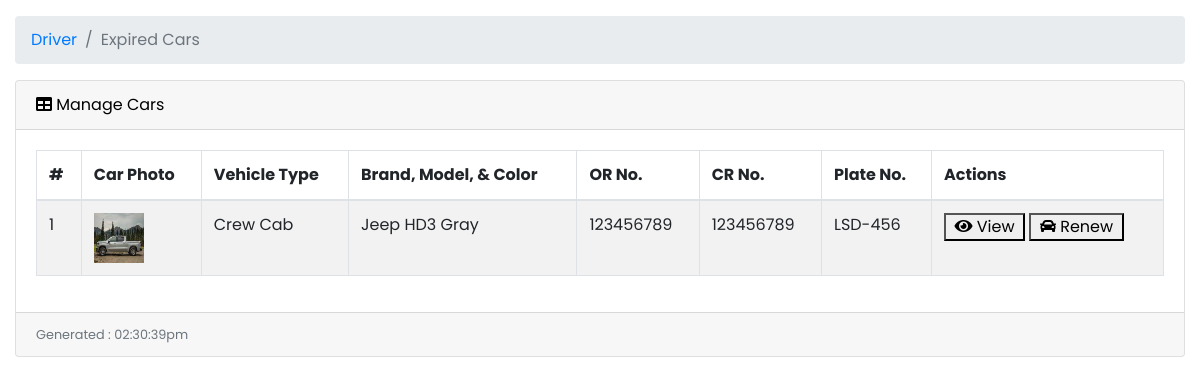
The app's page /user/driverCars.php?list=Expired (signed in) with its own data.
### tables this page shows
CREATE TABLE `car` (
  `car_id` int(11) NOT NULL,
  `user_id` int(11) NOT NULL,
  `car_photo` varchar(255) DEFAULT NULL,
  `brand` varchar(255) NOT NULL,
  `model` varchar(255) NOT NULL,
  `color` varchar(255) NOT NULL,
  `type` varchar(255) NOT NULL,
  `seat_count` int(2) NOT NULL,
  `car_status` varchar(10) NOT NULL,
  `qr_code` varchar(255) DEFAULT NULL,
  `created_at` timestamp NOT NULL DEFAULT current_timestamp(),
  `updated_at` timestamp NOT NULL DEFAULT current_timestamp() ON UPDATE current_timestamp()
);

CREATE TABLE `car_identification` (
  `car_identity_id` int(11) NOT NULL,
  `car_id` int(11) NOT NULL,
  `or_photo` varchar(255) NOT NULL,
  `or_number` varchar(20) NOT NULL,
  `cr_photo` varchar(255) NOT NULL,
  `cr_number` varchar(20) NOT NULL,
  `sales_invoice` varchar(255) DEFAULT NULL,
  `plate_number` varchar(10) NOT NULL,
  `plate_expiration` date NOT NULL,
  `created_at` timestamp NOT NULL DEFAULT current_timestamp(),
  `updated_at` timestamp NOT NULL DEFAULT current_timestamp() ON UPDATE current_timestamp()
);

### user/driverCars.php (the view, shortened to what this page needs)
<?php
include('../db.php');
?>
<!DOCTYPE html>
<html lang="en">
<head>
    <link href="vendor/fontawesome-free/css/all.min.css" rel="stylesheet" type="text/css">
    <link href="vendor/datatables/dataTables.bootstrap4.css" rel="stylesheet">
    <link href="vendor/css/sb-admin.css" rel="stylesheet">
</head>
<body id="page-top">
    <div id="wrapper">
        <div id="content-wrapper">
            <div class="container-fluid">
                <?php
                if (isset($_GET['list']) && $_GET['list'] === 'Expired') {
                ?>
                    <ol class="breadcrumb">
                        <li class="breadcrumb-item">
                            <a href="#">Driver</a>
                        </li>
                        <li class="breadcrumb-item active">Expired Cars</li>
                    </ol>
                    <div class="card mb-3">
                        <div class="card-header">
                            <i class="fas fa-table"></i>
                            Manage Cars
                        </div>
                        <div class="card-body">
                            <div class="table-responsive">
                                <table class="table table-bordered table-striped table-hover" id="dataTable" width="100%" cellspacing="0">
                                    <thead>
                                        <tr>
                                            <th>#</th>
                                            <th>Car Photo</th>
                                            <th>Vehicle Type</th>
                                            <th>Brand, Model, & Color</th>
                                            <th>OR No.</th>
                                            <th>CR No.</th>
                                            <th>Plate No.</th>
                                            <th>Actions</th>
                                        </tr>
                                    </thead>
                                    <tbody>
                                        <?php
                                        $user_id = $_SESSION['user_id'];
                                        $ret = "SELECT car.*, user_profile.*, car_identification.*, city.city_name
                                                FROM car
                                                INNER JOIN user_profile ON car.user_id = user_profile.user_id
                                                INNER JOIN car_identification ON car.car_id = car_identification.car_id
                                                INNER JOIN city ON user_profile.city_id = city.city_id
                                                WHERE car.car_status = 'Expired' OR car.car_status = 'Renew' AND user_profile.user_id = '$user_id'";
                                        $stmt = $db->prepare($ret);
                                        $stmt->execute();
                                        $result = $stmt->get_result();
                                        $cnt = 1;
                                        while ($row = $result->fetch_assoc()) {
                                            $id = $row['user_id'];
                                            $car_id = $row['car_id'];
                                            $status = $row['car_status'];
                                            echo "<tr>";
                                            echo "<td>" . $cnt . "</td>";
                                            echo "<td><img src='../assets/img/car/" . $row['car_photo'] . "' alt='Profile Photo' width='50' height='50'></td>";
                                            echo "<td>" . $row['type'] . "</td>";
                                            echo "<td>" . $row['brand'] . " " . $row['model'] . " " . $row['color'] . "</td>";
                                            echo "<td>" . $row['or_number'] . "</td>";
                                            echo "<td>" . $row['cr_number'] . "</td>";
                                            echo "<td>" . $row['plate_number'] . "</td>";
                                            if ($status == 'Expired') {
                                        ?>
                                                <td>
                                                    <a href="viewDriverCars.php?user_id=<?php echo $id; ?>&status=Expired&car_id=<?php echo $car_id; ?>">
                                                        <button>&nbsp;&nbsp;<i class="fa fa-eye"></i>&nbsp;View&nbsp;&nbsp;</button>
                                                    </a>
                                                    <a href="driverRenewCar.php?user_id=<?php echo $id; ?>&status=Expired&car_id=<?php echo $car_id; ?>">
                                                        <button>&nbsp;&nbsp;<i class="fa fa-car"></i>&nbsp;Renew&nbsp;&nbsp;</button>
                                                    </a>
                                                </td>
                                        <?php
                                            }
                                        }
                                        ?>
                                        <?php
                                        echo "</tr>";
                                        ?>
                                    </tbody>
                                </table>
                            </div>
                        </div>
                        <div class="card-footer small text-muted">
                            <?php
                            echo "Generated : " . date("h:i:sa");
                            ?>
                        </div>
                    </div>
                <?php
                }
                ?>
            </div>
        </div>
</body>
</html>

### records on screen
car: cnt "1", car_photo (picture), type "Crew Cab", brand "Jeep", model "HD3", color "Gray", car_identification.or_number "123456789", car_identification.cr_number "123456789", car_identification.plate_number "LSD-456"
